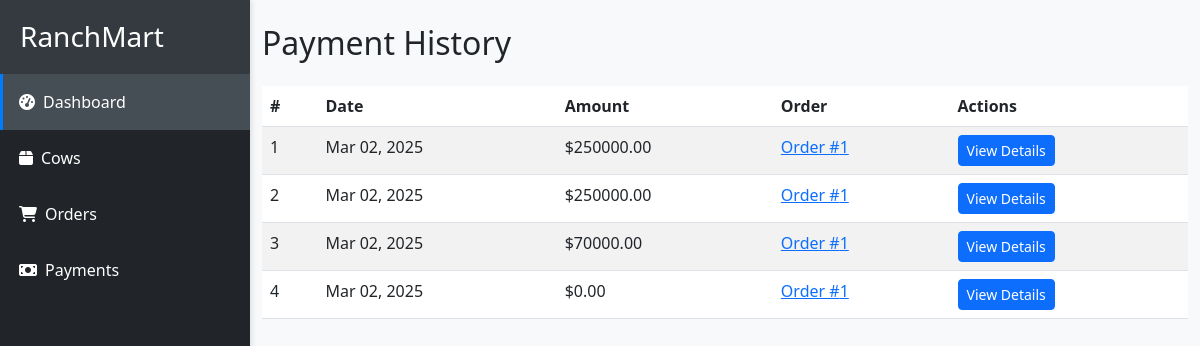
The page /payments/ on the database its author committed.
### payments/models.py (models this page shows, shortened)
class Payment(AbstractBaseModel):
    order = models.ForeignKey("orders.Order", on_delete=models.CASCADE)
    amount = models.DecimalField(max_digits=10, decimal_places=2)
    payment_method = models.CharField(max_length=255)

### orders/models.py (models this page shows, shortened)
class Order(AbstractBaseModel):
    user = models.ForeignKey("users.User", on_delete=models.CASCADE)
    total_cost = models.DecimalField(max_digits=100, decimal_places=2)
    amount_paid = models.DecimalField(max_digits=100, decimal_places=2, default=0)
    status = models.CharField(max_length=255, choices=STATUS_CHOICES)

### payments/views.py (the view)
# urls.py: path('payments/', include('payments.urls')),
def payments(request):
    payments = Payment.objects.all()
    return render(request, 'payments/payments.html', {'payments': payments})

### templates/payments/payments.html (shortened to what this page needs)
{% extends 'dashboard_base.html' %}
{% load static %}
{% block content %}
<div class="container my-4">
    <h2 class="mb-4">Payment History</h2>
    {% if payments %}
        <div class="table-responsive">
            <table class="table table-striped">
                <thead>
                    <tr>
                        <th>#</th>
                        <th>Date</th>
                        <th>Amount</th>
                        <th>Order</th>
                        <th>Actions</th>
                    </tr>
                </thead>
                <tbody>
                    {% for payment in payments %}
                        <tr>
                            <td>{{ forloop.counter }}</td>
                            <td>{{ payment.created_at|date:"M d, Y" }}</td>
                            <td>${{ payment.amount|floatformat:2 }}</td>
                            <td>
                                {% if payment.order %}
                                    <a href="{% url 'order-detail' payment.order.id %}">Order #{{ payment.order.id }}</a>
                                {% else %}
                                    N/A
                                {% endif %}
                            </td>
                            <td>
                                <a href="#" class="btn btn-sm btn-primary">View Details</a>
                            </td>
                        </tr>
                    {% endfor %}
                </tbody>
            </table>
        </div>
    {% else %}
        <div class="alert alert-info">
            No payments found.
        </div>
    {% endif %}
</div>
{% endblock %}

### templates/dashboard_base.html (style rules this page uses)
body { margin: 0; padding: 0; background-color: #f8f9fa; font-family: 'Segoe UI', system-ui, -apple-system, sans-serif; }

### rows shown on the page
Payment: created_at "Mar 02, 2025", amount "250000.00", order.id "1"
Payment: created_at "Mar 02, 2025", amount "250000.00", order.id "1"
Payment: created_at "Mar 02, 2025", amount "70000.00", order.id "1"
Payment: created_at "Mar 02, 2025", amount "0.00", order.id "1"
